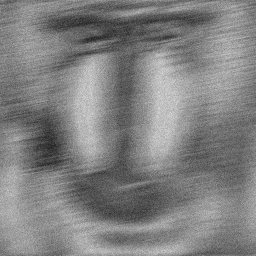
#> input picture topic5/code/image.jpg, 256 x 256 px, found by its file name
$ python image_edit.py
#> lines starting #> are read from the running program, lines starting #| are printed output that depends on the picture
import cv2

# 读取图像
image = cv2.imread("image.jpg")
#> image is the input picture: shape (256, 256, 3); min 32, max 221, mean 128.6
# 显示原图像
cv2.imshow("Original Image", image)
# 进行比例缩放
scale_percent = 80  # 比例缩放百分比
width = int(image.shape[1] * scale_percent / 100)
#> width = 204
height = int(image.shape[0] * scale_percent / 100)
#> height = 204
dim = (width, height)
#> dim = (204, 204)
# 缩放图像
resized_image = cv2.resize(image, dim, interpolation=cv2.INTER_AREA)
# 显示缩放后的图像
cv2.imwrite("../pics/resized_image.jpg", resized_image)  # 保存图像文件
cv2.imshow("Resized Image", resized_image)
# 裁剪图像（裁剪为左上角的2000x2000区域）
cropped_image = image[0:2000, 0:2000]
cv2.imwrite("../pics/cropped_image.jpg", cropped_image)  # 保存图像文件
cv2.imshow("Cropped Image", cropped_image)
# 翻转图像（水平翻转）
flipped_image = cv2.flip(image, 1)
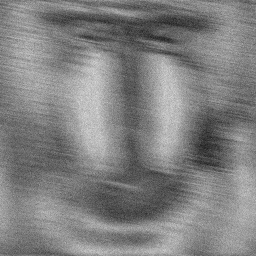
#> flipped_image: shape (256, 256, 3); min 32, max 221, mean 128.6
cv2.imwrite("../pics/flipped_image.jpg", flipped_image)  # 保存图像文件
cv2.imshow("Flipped Image", flipped_image)
# 颜色通道转换（将图像从BGR转换为灰度）
gray_image = cv2.cvtColor(image, cv2.COLOR_BGR2GRAY)
cv2.imwrite("../pics/gray_image.jpg", gray_image)  # 保存图像文件
cv2.imshow("Gray Image", gray_image)
# 显示处理后的图像

# 等待按键并关闭窗口
cv2.waitKey(0)
cv2.destroyAllWindows()
